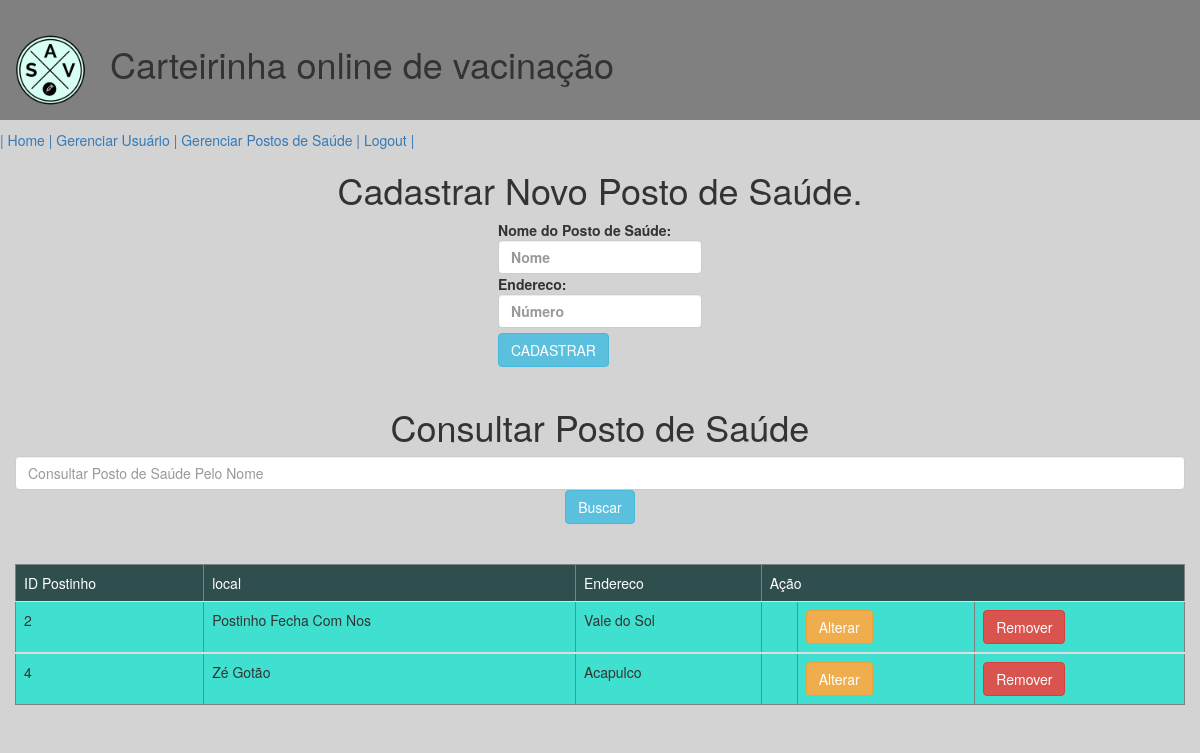
The app's page /local.php (signed in) with its own data.
### tables this page shows
CREATE TABLE `local` (
  `id_postinho` int(11) NOT NULL,
  `nome_postinho` varchar(100) NOT NULL,
  `endereco` varchar(200) NOT NULL
);

### listar_local.php (the view)
<?php
include_once "conexao.php";
$parametro = filter_input(INPUT_GET, "parametro");
if($parametro){
	$result_local = "SELECT * FROM local WHERE nome_postinho LIKE '%$parametro%' ORDER BY nome_postinho ASC";
}else{
	$result_local = "SELECT * FROM local ORDER BY nome_postinho ASC";
}
$resultado_local = mysqli_query($conexao, $result_local);
if(($resultado_local) AND ($resultado_local->num_rows != 0)){
	echo"<table border='1' class='table table-hover'>
	<thead><tr>
		<td> ID Postinho </td>
		<td> local </td>
		<td> Endereco </td>
		<td colspan='3'> Ação </td>
	</tr><thead><tbody>";
	while($row_local = mysqli_fetch_assoc($resultado_local)){
		echo "<tr><td>";
		echo $row_local['id_postinho'] . "</td><td>";
		echo $row_local['nome_postinho'] . "</td><td>";
		echo $row_local['endereco'] . "</td><td>";?>
		<td><a class='btn btn-warning'href="<?php echo "altera_local.php?id_postinho=". $row_local['id_postinho'] ."&nome_postinho=".$row_local['nome_postinho']."&endereco=".$row_local['endereco']?>">Alterar</a></td>
		<td><a class='btn btn-danger'href="<?php echo "remove_local.php?id_postinho=". $row_local['id_postinho']?>">Remover</a></td>
		<?php echo "</tr></tbody>";
	}
	echo "</table>";
}else{
	echo "Nenhuma local encontrado";
}

### estilo.css (style rules this page uses)
body { overflow-x: hidden; }
.body_administrador { background-color:#D3D3D3; }
thead { background-color:#2F4F4F; color:white; }
table { background-color:#40E0D0; }

### records on screen
local: id_postinho "2", nome_postinho "Postinho Fecha Com Nos", endereco "Vale do Sol"
local: id_postinho "4", nome_postinho "Zé Gotão", endereco "Acapulco"
